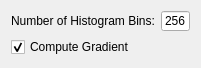
<?xml version="1.0" encoding="UTF-8"?>
<ui version="4.0">
 <class>QmitkMeanSquaresHistogramMetricControls</class>
 <widget class="QWidget" name="QmitkMeanSquaresHistogramMetricControls">
  <property name="geometry">
   <rect>
    <x>0</x>
    <y>0</y>
    <width>201</width>
    <height>66</height>
   </rect>
  </property>
  <property name="windowTitle">
   <string>QmitkMeanSquaresHistogramMetricControls</string>
  </property>
  <layout class="QVBoxLayout" name="verticalLayout">
   <item>
    <layout class="QHBoxLayout" name="_14">
     <item>
      <widget class="QLabel" name="textLabel4_2">
       <property name="font">
        <font>
         <weight>50</weight>
         <bold>false</bold>
        </font>
       </property>
       <property name="text">
        <string>Number of Histogram Bins:</string>
       </property>
       <property name="wordWrap">
        <bool>false</bool>
       </property>
      </widget>
     </item>
     <item>
      <widget class="QLineEdit" name="m_NumberOfHistogramBinsMeanSquaresHistogram">
       <property name="minimumSize">
        <size>
         <width>0</width>
         <height>20</height>
        </size>
       </property>
       <property name="font">
        <font>
         <weight>50</weight>
         <bold>false</bold>
        </font>
       </property>
       <property name="text">
        <string>256</string>
       </property>
       <property name="alignment">
        <set>Qt::AlignRight</set>
       </property>
      </widget>
     </item>
    </layout>
   </item>
   <item>
    <widget class="QCheckBox" name="m_ComputeGradient">
     <property name="minimumSize">
      <size>
       <width>0</width>
       <height>20</height>
      </size>
     </property>
     <property name="font">
      <font>
       <weight>50</weight>
       <bold>false</bold>
      </font>
     </property>
     <property name="text">
      <string>Compute Gradient</string>
     </property>
     <property name="checked">
      <bool>true</bool>
     </property>
    </widget>
   </item>
  </layout>
 </widget>
 <resources/>
 <connections/>
</ui>
